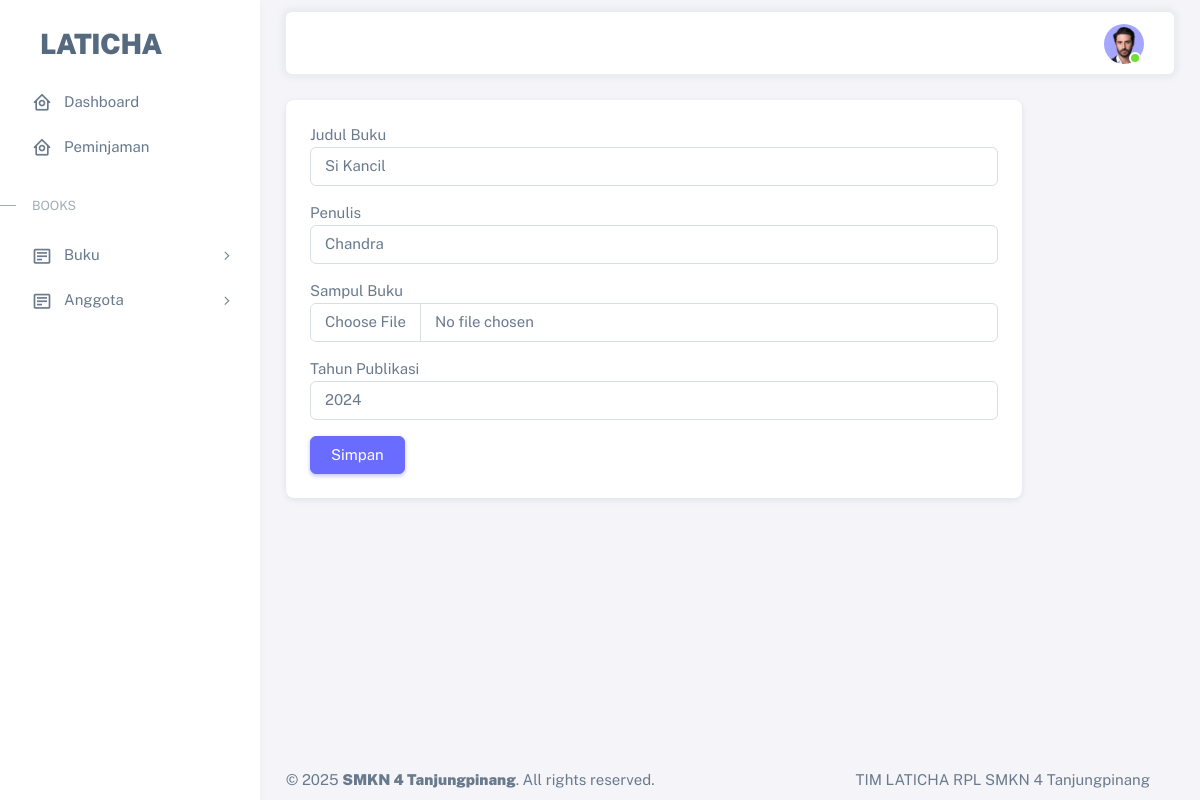
Page /edit_buku.php?id_buku=2 (signed in) on the committed database.
### tables this page shows
CREATE TABLE `buku` (
  `id_buku` int(11) NOT NULL,
  `judul_buku` varchar(100) NOT NULL,
  `penulis` varchar(100) NOT NULL,
  `tahun_publikasi` year(4) DEFAULT NULL,
  `sampul` varchar(150) NOT NULL
);

### edit_buku.php (the view, shortened to what this page needs)
<?php
include '.includes/header.php';
$id = $_GET['id_buku'];
$query = "SELECT * FROM buku WHERE id_buku = $id";
$result = $conn->query($query);
if ($result->num_rows > 0) {
    $post = $result->fetch_assoc();
} else {
    echo "Post not found.";
    exit();
}
?>
<div class="container-xxl flex-grow-1 container-p-y">
     <div class="row">
        <div class="col-md-10">
            <div class="card mb-4">
                <div class="card-body">
                    <form method="POST" action="proses_books.php" enctype="multipart/form-data">
                        <div class="mb-3">
                            <label for="books_title" class="form-tabel">Judul Buku</label>
                            <input type="text" class="form-control"name="judul_buku" value="<?=$post["judul_buku"]?>" required>
                        </div>
                        <div class="mb-3">
                            <label for="formFile" class="form-tabel">Penulis</label>
                            <input class="form-control" type="text" name="penulis" value="<?=$post["penulis"]?>">
                        </div>
                        <div class="mb-3">
                            <label for="formFile" class="form-tabel">Sampul Buku</label>
                            <input class="form-control" type="file" name="sampul" placeholder="Upload gambar sampul buku" accept="image/*" required>
                        </div>
                        <div class="mb-3">
                            <label for="formFile" class="form-tabel">Tahun Publikasi</label>
                            <input class="form-control" type="number" id="tahun_publikasi" name="tahun_publikasi" value="<?=$post["tahun_publikasi"]?>" required></textarea>
                        </div>
                        <button type="submit" name="update" class="btn btn-primary">Simpan</button>
                    </form>
                </div>
            </div>
        </div>
    </div>
</div>
<?php
include '.includes/footer.php';
?>

### rows in the picture
buku: judul_buku "Si Kancil", penulis "Chandra", tahun_publikasi "2024"
